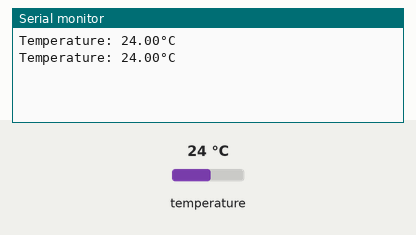
A sketch run on a simulated ESP32. Parts: the last lines printed to the serial monitor. The inputs (shaded band) are chosen by the test bench; at power-on: temperature 24 °C.

Above: at 6.3 s.
6.4 s: temperature set to 12 °C
At 9.6 s:
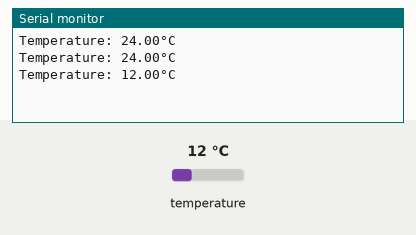
10.5 s: temperature set to 19 °C
At 11.7 s:
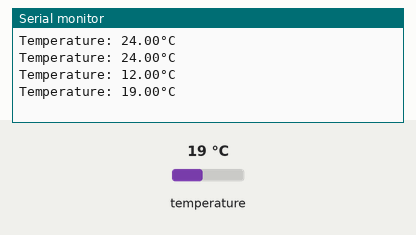
Timing chart, 0 to 13.5 s (numbered marks = the images above; inputs shaded):
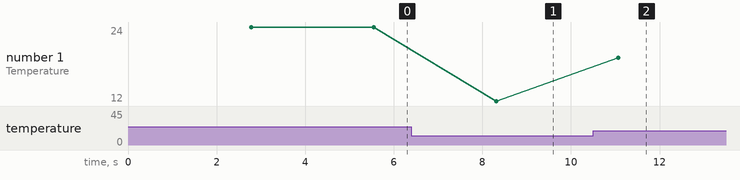

The sketch:

7_QT18B20_temperature_sensor.ino
```cpp
//BASIC INFORMATION
// Program: QT18B20 temperature sensor setup code
// Author:  Paweł Bartkiewicz
// email:   15g.pawel.bart@gmail.com
// github:  PaweuQ

//ADDITIONAL INFORMATION

// CIRCUIT
// VCC - 3.3 V
// DQ - Any ESP32 GPIO pin (middle pin)
// GND - GND (left pin, when you look at the flat surface of the sensor)
// 4k7 up to 10k resistor between VCC and DQ

// Libraries to install: OneWire and DallasTemperature

#include <OneWire.h>
#include <DallasTemperature.h>

OneWire one(23);
DallasTemperature sensor(&one);
float SensorOutcome = 0;

void setup() {
  Serial.begin(115200);
  sensor.begin();
}

void loop() {

  delay(2000);
  sensor.requestTemperatures();
  SensorOutcome = sensor.getTempCByIndex(0);

  Serial.print("Temperature: ");
  Serial.print(SensorOutcome);
  Serial.println("°C");
}
```

Measured:
- after the input at 6.4 s, the serial monitor: prints a new line after 1.9 s (image 1)
- after the input at 10.5 s, the serial monitor: prints a new line after 0.57 s (image 2)
- plotted number 1: 24 → 12 after the input at 6.4 s, 12 → 19 after the input at 10.5 s
